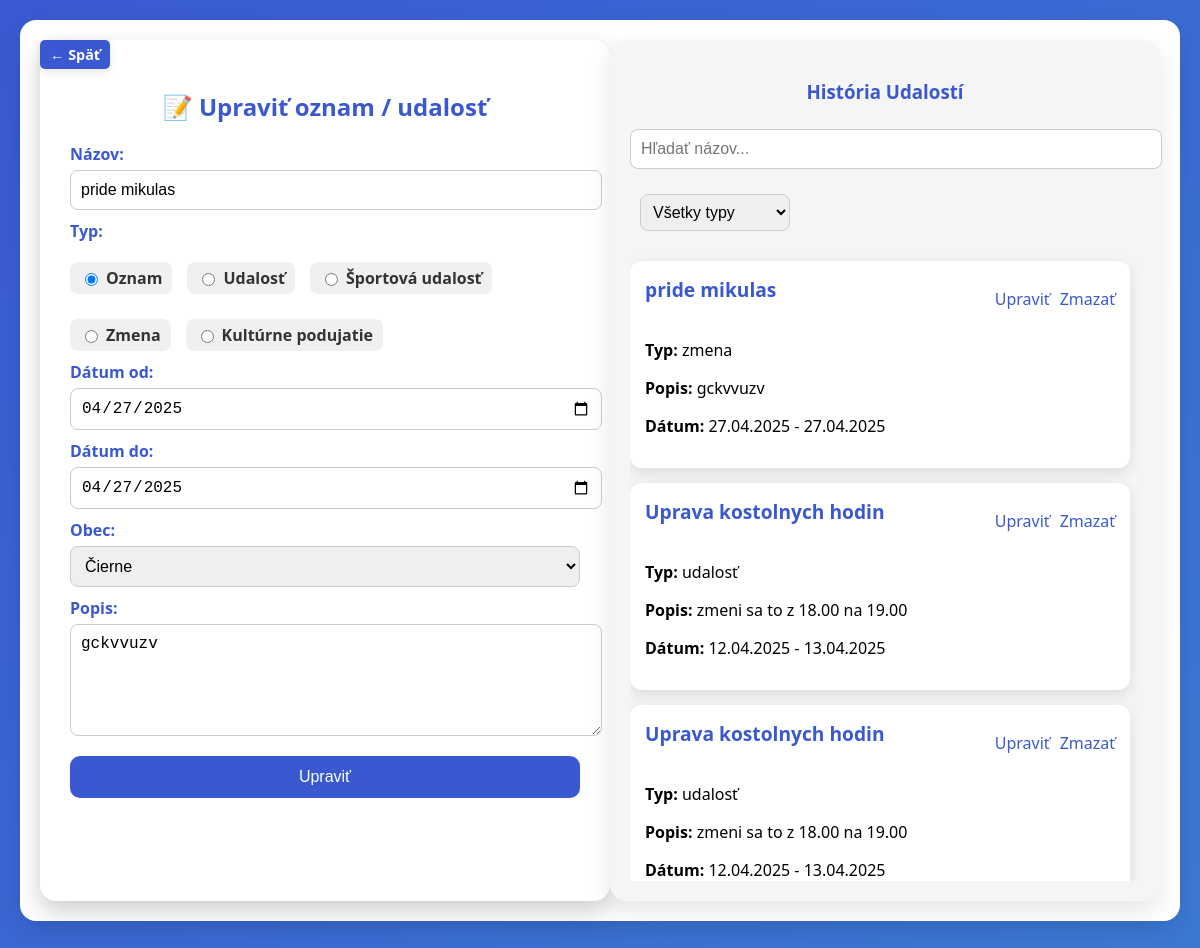
The page /cabinet/news.php?edit=18 on the database its author committed.
### tables this page shows
CREATE TABLE `news` (
  `id` int(11) NOT NULL,
  `typ` varchar(100) NOT NULL,
  `nazov` varchar(200) NOT NULL,
  `text` text DEFAULT NULL,
  `datum_od` date DEFAULT NULL,
  `datum_do` date DEFAULT NULL,
  `id_obec` int(11) DEFAULT NULL
);

CREATE TABLE `obec` (
  `id` int(11) NOT NULL,
  `nazov` varchar(100) NOT NULL
);

### cabinet/news.php (the view, shortened to what this page needs)
<?php
include 'db.php';
$obce = [];
$result = $conn->query("SELECT id, nazov FROM obec");
if ($result->num_rows > 0) {
    while ($row = $result->fetch_assoc()) {
        $obce[] = $row;
    }
}
$events = [];
$search = isset($_GET['search']) ? $_GET['search'] : '';
$event_type = isset($_GET['event_type']) ? $_GET['event_type'] : '';
$events_query = "SELECT id, typ, nazov, text, datum_od, datum_do, id_obec FROM news WHERE nazov LIKE ? ";
$events_query .= "ORDER BY datum_od DESC LIMIT 10";
$stmt = $conn->prepare($events_query);
$search_param = "%$search%";
if ($event_type != '') {
    $stmt->bind_param("ss", $search_param, $event_type);
} else {
    $stmt->bind_param("s", $search_param);
}
$stmt->execute();
$result = $stmt->get_result();
if ($result->num_rows > 0) {
    while ($row = $result->fetch_assoc()) {
        $events[] = $row;
    }
}
if (isset($_GET['edit'])) {
    $event_id = intval($_GET['edit']);
    $edit_query = "SELECT * FROM news WHERE id = ?";
    $stmt = $conn->prepare($edit_query);
    $stmt->bind_param("i", $event_id);
    $stmt->execute();
    $edit_event = $stmt->get_result()->fetch_assoc();
}
?>
<!DOCTYPE html>
<html lang="sk">
<head>
</head>
<body>
    <div class="container">
        <a href="cabinet_menu.php" class="back-button">← Späť</a>
        <form method="post">
            <h2>📝 <?= isset($edit_event) ? 'Upraviť' : 'Pridať' ?> oznam / udalosť</h2>
            <label for="nazov">Názov:</label>
            <input type="text" id="nazov" name="nazov" value="<?= isset($edit_event) ? htmlspecialchars($edit_event['nazov']) : '' ?>" required>
            <label>Typ:</label>
            <div class="radio-group">
            <label><input type="radio" name="typ" value="oznam" checked> Oznam</label>
                <label><input type="radio" name="typ" value="udalost"> Udalosť</label>
                <label><input type="radio" name="typ" value="sport"> Športová udalosť</label>
                <label><input type="radio" name="typ" value="zmena"> Zmena</label>
                <label><input type="radio" name="typ" value="kultura"> Kultúrne podujatie</label>
            </div>
            <label for="datum_od">Dátum od:</label>
            <input type="date" id="datum_od" name="datum_od" value="<?= isset($edit_event) ? $edit_event['datum_od'] : '' ?>" required>
            <label for="datum_do">Dátum do:</label>
            <input type="date" id="datum_do" name="datum_do" value="<?= isset($edit_event) ? $edit_event['datum_do'] : '' ?>" required>
            <label for="id_obec">Obec:</label>
            <select id="id_obec" name="id_obec" required>
                <?php foreach ($obce as $obec): ?>
                    <option value="<?= $obec['id'] ?>" <?= isset($edit_event) && $edit_event['id_obec'] == $obec['id'] ? 'selected' : '' ?>>
                        <?= htmlspecialchars($obec['nazov']) ?>
                    </option>
                <?php endforeach; ?>
            </select>
            <label for="text">Popis:</label>
            <textarea id="text" name="text" rows="5" required><?= isset($edit_event) ? htmlspecialchars($edit_event['text']) : '' ?></textarea>
            <input type="submit" value="<?= isset($edit_event) ? 'Upraviť' : 'Odoslať' ?>">
        </form>
        <div class="history">
            <h3>História Udalostí</h3>
            <input type="text" id="search-bar" class="search-bar" placeholder="Hľadať názov..." onkeyup="searchEvents()">
            <select id="event-type" class="search-filter" onchange="searchEvents()">
                <option value="">Všetky typy</option>
            </select>
            <div class="scrollable-events">
                <div class="existing-events" id="existing-events">
                    <?php foreach ($events as $event): ?>
                        <div class="event-box">
                            <div class="event-header">
                                <h3><?= htmlspecialchars($event['nazov']) ?></h3>
                                <div class="event-actions">
                                    <a href="?edit=<?= $event['id'] ?>">Upraviť</a>
                                    <a href="?delete=<?= $event['id'] ?>" onclick="return confirm('Skutočne chcete vymazať?')">Zmazať</a>
                                </div>
                            </div>
                            <p><strong>Typ:</strong> <?= htmlspecialchars($event['typ']) ?></p>
                            <p><strong>Popis:</strong> <?= nl2br(htmlspecialchars($event['text'])) ?></p>
                            <p><strong>Dátum:</strong> <?= date('d.m.Y', strtotime($event['datum_od'])) ?> - <?= date('d.m.Y', strtotime($event['datum_do'])) ?></p>
                        </div>
                    <?php endforeach; ?>
                </div>
            </div>
        </div>
    </div>
</body>
</html>

### cabinet/news.php (style rules this page uses)
body { margin: 0; padding: 0; font-family: 'Segoe UI', sans-serif; background: linear-gradient(135deg, #3A59D1, #3D90D7); height: 100vh; display: flex; justify-content: flex-start; align-items: flex-start; padding: 20px; }
.container { display: flex; justify-content: space-between; width: 100%; max-width: 1200px; margin: 0 auto; background-color: white; border-radius: 16px; box-shadow: 0 10px 25px rgba(0, 0, 0, 0.1); padding: 20px; position: relative; }
form { width: 48%; padding: 30px; border-radius: 16px; box-shadow: 0 10px 25px rgba(0, 0, 0, 0.2); }
.history { width: 48%; padding: 20px; background-color: #f5f5f5; border-radius: 16px; box-shadow: 0 10px 25px rgba(0, 0, 0, 0.1); }
h2 { color: #3A59D1; margin-bottom: 20px; text-align: center; }
label { font-weight: bold; display: block; margin-top: 10px; color: #3A59D1; }
input[type="text"], input[type="date"], select, textarea { width: 100%; padding: 10px; margin-top: 5px; border-radius: 8px; border: 1px solid #ccc; font-size: 1rem; }
textarea { resize: vertical; }
.radio-group { display: flex; flex-wrap: wrap; gap: 15px; margin-top: 10px; margin-bottom: 10px; }
.radio-group label { display: flex; align-items: center; gap: 5px; color: #333; background: #f0f0f0; padding: 5px 10px; border-radius: 8px; }
input[type="submit"] { background-color: #3A59D1; color: white; border: none; padding: 12px 20px; font-size: 1rem; border-radius: 10px; cursor: pointer; margin-top: 15px; transition: background-color 0.3s ease; width: 100%; }
.event-box { background-color: white; padding: 15px; border-radius: 12px; margin-top: 15px; box-shadow: 0 5px 15px rgba(0, 0, 0, 0.1); }
.event-header { display: flex; justify-content: space-between; align-items: center; color: #3A59D1; }
.event-header h3 { margin: 0; font-size: 1.2rem; }
.event-actions { display: flex; gap: 10px; }
.event-actions a { color: #3A59D1; text-decoration: none; font-size: 1rem; }
.existing-events { margin-top: 30px; }
.history h3 { color: #3A59D1; text-align: center; margin-bottom: 20px; }
.search-bar { width: 150px; padding: 8px; margin-bottom: 20px; border-radius: 8px; border: 1px solid #ccc; font-size: 1rem; }
.search-filter { width: 150px; padding: 8px; margin-left: 10px; border-radius: 8px; border: 1px solid #ccc; }
.scrollable-events { max-height: 650px; overflow-y: auto; padding-right: 10px; }
.back-button { position: absolute; top: 20px; left: 20px; padding: 5px 10px; background-color: #3A59D1; color: white; text-decoration: none; font-size: 0.9rem; font-weight: bold; border-radius: 5px; box-shadow: 0 3px 10px rgba(0, 0, 0, 0.1); transition: background-color 0.3s ease, transform 0.2s ease; }

### rows shown on the page
news: nazov "pride mikulas", datum_od "04/27/2025", datum_do "04/27/2025", id_obec "Čierne", text "gckvvuzv", typ "zmena", datum_od "27.04.2025", datum_do "27.04.2025"
news: nazov "Uprava kostolnych hodin", typ "udalosť", text "zmeni sa to z 18.00 na 19.00", datum_od "12.04.2025", datum_do "13.04.2025"
news: nazov "Uprava kostolnych hodin", typ "udalosť", text "zmeni sa to z 18.00 na 19.00", datum_od "12.04.2025", datum_do "13.04.2025"
